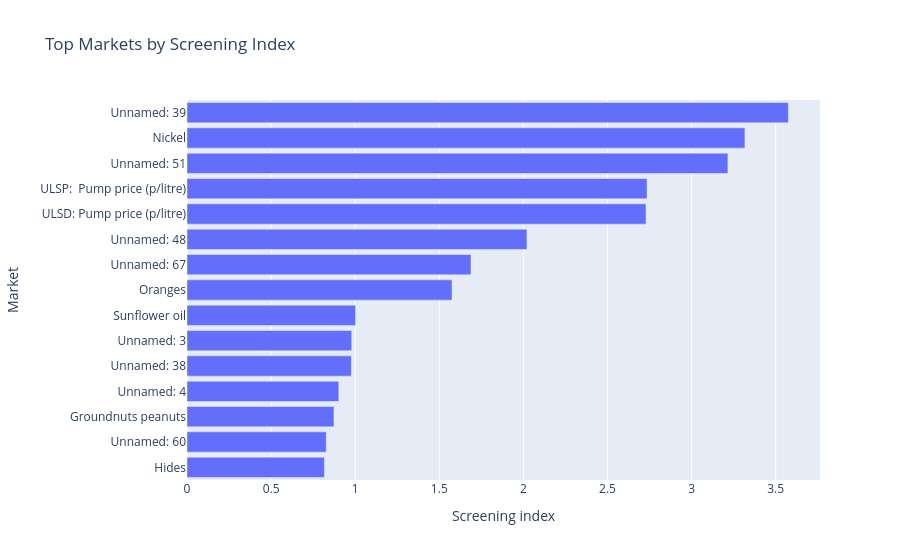

Notebook code cell kept with this figure:
### Code cell
top_n = 15
top_markets = market_metrics.head(top_n).copy()
top_markets = top_markets.sort_values("screen_index", ascending=True)

fig = px.bar(
    top_markets,
    x="screen_index",
    y="market_id",
    orientation="h",
    hover_data=[
        "mean_score",
        "pct_score95",
        "pct_score95_in_manifold",
        "longest_run_score95",
        "mean_recon"
    ],
    title="Top Markets by Screening Index"
)

fig.update_layout(
    xaxis_title="Screening index",
    yaxis_title="Market"
)

fig.show()

### Figure 1 — Plotly figure (JSON) as saved in the notebook; plotly's stock layout.template omitted (floating-point values rounded to 4 significant figures)
{"data": [{"customdata": [[-0.3755, 0.154, 0.002445, 49.0, 1.576], [3.297, 0.3778, 0.0, 8.0, 5.428], [0.3009, 0.2064, 0.01229, 44.0, 2.278], [-0.344, 0.3704, 0.0, 30.0, 4.966], [5.088, 0.4, 0.0, 8.0, 1.802], [2.621, 0.4607, 0.0, 12.0, 3.055], [1.29, 0.2117, 0.06083, 48.0, 0.4597], [-0.1743, 0.3455, 0.01703, 79.0, 9.358], [6.245, 0.5521, 0.0, 35.0, 11.67], [5.783, 0.7193, 0.0, 41.0, 6.19], [4.363, 0.7151, 0.6532, 97.0, 0.1083], [4.514, 0.7306, 0.6601, 95.0, 0.1128], [13.99, 1.0, 0.4286, 56.0, 1.469], [5.774, 0.4428, 0.0, 163.0, 7.227], [19.46, 1.0, 0.0, 57.0, 6.583]], "hovertemplate": "screen_index=%{x}<br>market_id=%{y}<br>mean_score=%{customdata[0]}<br>pct_score95=%{customdata[1]}<br>pct_score95_in_manifold=%{customdata[2]}<br>longest_run_score95=%{customdata[3]}<br>mean_recon=%{customdata[4]}<extra></extra>", "legendgroup": "", "marker": {"color": "#636efa", "pattern": {"shape": ""}}, "name": "", "orientation": "h", "showlegend": false, "textposition": "auto", "type": "bar", "x": [0.8168, 0.8279, 0.8738, 0.9022, 0.9773, 0.9794, 1.002, 1.576, 1.689, 2.021, 2.729, 2.735, 3.216, 3.317, 3.575], "xaxis": "x", "y": ["Hides", "Unnamed: 60", "Groundnuts peanuts", "Unnamed: 4", "Unnamed: 38", "Unnamed: 3", "Sunflower oil", "Oranges", "Unnamed: 67", "Unnamed: 48", "ULSD: Pump price (p/litre)", " ULSP:  Pump price (p/litre)", "Unnamed: 51", "Nickel", "Unnamed: 39"], "yaxis": "y"}], "layout": {"barmode": "relative", "legend": {"tracegroupgap": 0}, "title": {"text": "Top Markets by Screening Index"}, "xaxis": {"anchor": "y", "domain": [0, 1], "title": {"text": "Screening index"}}, "yaxis": {"anchor": "x", "domain": [0, 1], "title": {"text": "Market"}}}}
